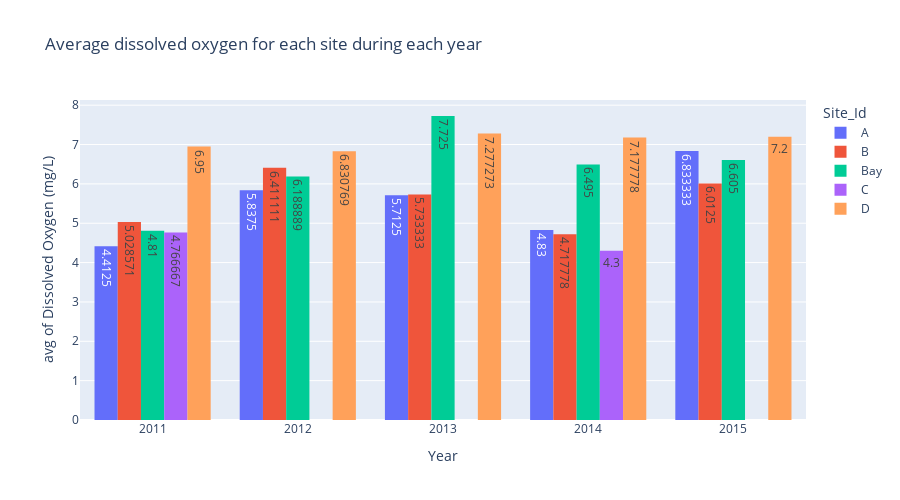

Source (notebook cell):
### Code cell
# Define the data and parameters for the histogram
data = Water_Quality
x = 'Year'
y = 'Dissolved Oxygen (mg/L)'
color = 'Site_Id'
barmode = 'group'
histfunc = 'avg'
text_auto = True
height = 500
title = 'Average dissolved oxygen for each site during each year'

# Create the histogram using plotly express
fig = px.histogram(data, x=x, y=y, color=color, barmode=barmode, histfunc=histfunc,
                   text_auto=text_auto, height=height, title=title)

# Display the histogram
fig.show()

### Figure 1 — Plotly figure (JSON) as saved in the notebook; plotly's stock layout.template omitted (floating-point values rounded to 4 significant figures)
{"data": [{"alignmentgroup": "True", "bingroup": "x", "histfunc": "avg", "hovertemplate": "Site_Id=A<br>Year=%{x}<br>avg of Dissolved Oxygen (mg/L)=%{y}<extra></extra>", "legendgroup": "A", "marker": {"color": "#636efa", "pattern": {"shape": ""}}, "name": "A", "offsetgroup": "A", "orientation": "v", "showlegend": true, "texttemplate": "%{value}", "type": "histogram", "x": [2013, 2012, 2014, 2011, 2015, 2014, 2013, 2014, 2015, 2012, 2014, 2011, 2014, 2015, 2012, 2011, 2015, 2013, 2012, 2015, 2011, 2012, 2014, 2011, 2013, 2014, 2015, 2013, 2012, 2011, 2014, 2013, 2015, 2011, 2014, 2015, 2013, 2012, 2014, 2013, 2012, 2011, 2015], "xaxis": "x", "y": [6.9, 8.2, 6.8, 4, 6.7, 6.4, 7, 7.2, 6.5, 9, 7.3, 8, 6, 9.7, 5.8, 3, 7.8, 5.9, 7, 4, 4, 4.5, 3, 2.4, 5.6, 0, 5.1, 6.1, 4.9, 5.7, 4, 4.1, 6, 3.2, 3, 5.7, 5.3, 3, 4.6, 4.8, 4.3, 5, 10], "yaxis": "y"}, {"alignmentgroup": "True", "bingroup": "x", "histfunc": "avg", "hovertemplate": "Site_Id=B<br>Year=%{x}<br>avg of Dissolved Oxygen (mg/L)=%{y}<extra></extra>", "legendgroup": "B", "marker": {"color": "#EF553B", "pattern": {"shape": ""}}, "name": "B", "offsetgroup": "B", "orientation": "v", "showlegend": true, "texttemplate": "%{value}", "type": "histogram", "x": [2012, 2011, 2011, 2015, 2012, 2014, 2011, 2014, 2015, 2012, 2014, 2013, 2011, 2014, 2015, 2012, 2012, 2013, 2011, 2015, 2013, 2012, 2012, 2014, 2013, 2014, 2015, 2013, 2012, 2011, 2014, 2015, 2011, 2014, 2015, 2013, 2012, 2014, 2015], "xaxis": "x", "y": [6, 7.2, 3, 6, 7.1, 5.9, 7.9, 6.2, 8, 9.7, 6.3, 5, 5, 8.1, 7.6, 7.5, 6.3, 7.6, 3.9, 10, 5.8, 7, 6.7, 3.86, 4.2, 0, 4, 5.4, 4.5, 5.8, 6, 7, 2.4, 2.4, 3.2, 6.4, 2.9, 3.7, 2.3], "yaxis": "y"}, {"alignmentgroup": "True", "bingroup": "x", "histfunc": "avg", "hovertemplate": "Site_Id=Bay<br>Year=%{x}<br>avg of Dissolved Oxygen (mg/L)=%{y}<extra></extra>", "legendgroup": "Bay", "marker": {"color": "#00cc96", "pattern": {"shape": ""}}, "name": "Bay", "offsetgroup": "Bay", "orientation": "v", "showlegend": true, "texttemplate": "%{value}", "type": "histogram", "x": [2013, 2012, 2014, 2011, 2015, 2013, 2012, 2014, 2011, 2015, 2011, 2015, 2014, 2013, 2011, 2012, 2015, 2011, 2013, 2014, 2015, 2013, 2011, 2012, 2015, 2012, 2013, 2012, 2015, 2014, 2014, 2011, 2015, 2013, 2011, 2014, 2013, 2012, 2015, 2014, 2013, 2011, 2012, 2014, 2013, 2011, 2015, 2014, 2013, 2012, 2013, 2012, 2011, 2015, 2012, 2013, 2011, 2015, 2012, 2014, 2012, 2013, 2011, 2014, 2015, 2013, 2015, 2014, 2015, 2013, 2012, 2011, 2014, 2013, 2011, 2013, 2011, 2012, 2014, 2015, 2013, 2011, 2014, 2011, 2014, 2015, 2013, 2012, 2015, 2014, 2013, 2014, 2012, 2011, 2015, 2014, 2013, 2012, 2011, 2015], "xaxis": "x", "y": [8.5, 6.9, 8.7, 6.2, 8.3, 8.7, 6.5, 7.3, 3.1, 8.9, 4.2, 4.9, 6.5, 7.9, 7.4, 4.8, 5.5, 5.2, 9.8, 7, 5.5, 7.1, 7.3, 8.9, 6.6, 7.6, 8.35, 8.4, 7.9, 7.6, 9.8, 7.8, 8.7, 7, 7.9, 8.8, 7.7, 6.2, 9.2, 6.9, 8.5, 3.8, 5.3, 8.2, 10, 3.3, 10, 10, 10, 7.2, 8, 6.5, 3.5, 7.1, 7.1, 8.9, 5.2, 8.2, 5.3, 7.3, 6.1, 6.1, 3.7, 6.8, 6.3, 8.2, 4.3, 5.4, 5, 6.9, 3.9, 5.6, 4.2, 6.7, 3.2, 6.8, 3, 5.9, 3.7, 7, 5.9, 2, 4.2, 3.5, 3.9, 6.3, 6, 6.1, 5, 3.9, 6.8, 2.7, 5, 5.3, 4.5, 7, 6.1, 3.7, 5, 2.9], "yaxis": "y"}, {"alignmentgroup": "True", "bingroup": "x", "histfunc": "avg", "hovertemplate": "Site_Id=C<br>Year=%{x}<br>avg of Dissolved Oxygen (mg/L)=%{y}<extra></extra>", "legendgroup": "C", "marker": {"color": "#ab63fa", "pattern": {"shape": ""}}, "name": "C", "offsetgroup": "C", "orientation": "v", "showlegend": true, "texttemplate": "%{value}", "type": "histogram", "x": [2011, 2011, 2011, 2014], "xaxis": "x", "y": [5.1, 5.6, 3.6, 4.3], "yaxis": "y"}, {"alignmentgroup": "True", "bingroup": "x", "histfunc": "avg", "hovertemplate": "Site_Id=D<br>Year=%{x}<br>avg of Dissolved Oxygen (mg/L)=%{y}<extra></extra>", "legendgroup": "D", "marker": {"color": "#FFA15A", "pattern": {"shape": ""}}, "name": "D", "offsetgroup": "D", "orientation": "v", "showlegend": true, "texttemplate": "%{value}", "type": "histogram", "x": [2011, 2015, 2012, 2014, 2015, 2012, 2014, 2013, 2012, 2013, 2015, 2012, 2013, 2012, 2015, 2014, 2011, 2015, 2012, 2015, 2013, 2014, 2013, 2012, 2014, 2011, 2012, 2013, 2015, 2012, 2013, 2014, 2015, 2015, 2012, 2011, 2011, 2012, 2014, 2013, 2014, 2015, 2013, 2012, 2014, 2013, 2012, 2011, 2013, 2015], "xaxis": "x", "y": [10, 9, 7.2, 7.9, 9, 5.5, 7.6, 7, 5.8, 9.6, 6.6, 8.6, 8.65, 8.8, 6.6, 9.7, 9.8, 6.2, 10, 10, 9.8, 8.2, 10, 9.5, 8.2, 6.9, 7.4, 8.6, 7.4, 6.1, 5.5, 6.6, 7.7, 5.8, 5, 4.8, 5.6, 4.2, 5.3, 3.8, 5.8, 6.1, 4.2, 5.5, 5.3, 6.8, 5.2, 4.6, 6.1, 4.8], "yaxis": "y"}], "layout": {"barmode": "group", "height": 500, "legend": {"title": {"text": "Site_Id"}, "tracegroupgap": 0}, "title": {"text": "Average dissolved oxygen for each site during each year"}, "xaxis": {"anchor": "y", "domain": [0, 1], "title": {"text": "Year"}}, "yaxis": {"anchor": "x", "domain": [0, 1], "title": {"text": "avg of Dissolved Oxygen (mg/L)"}}}}
